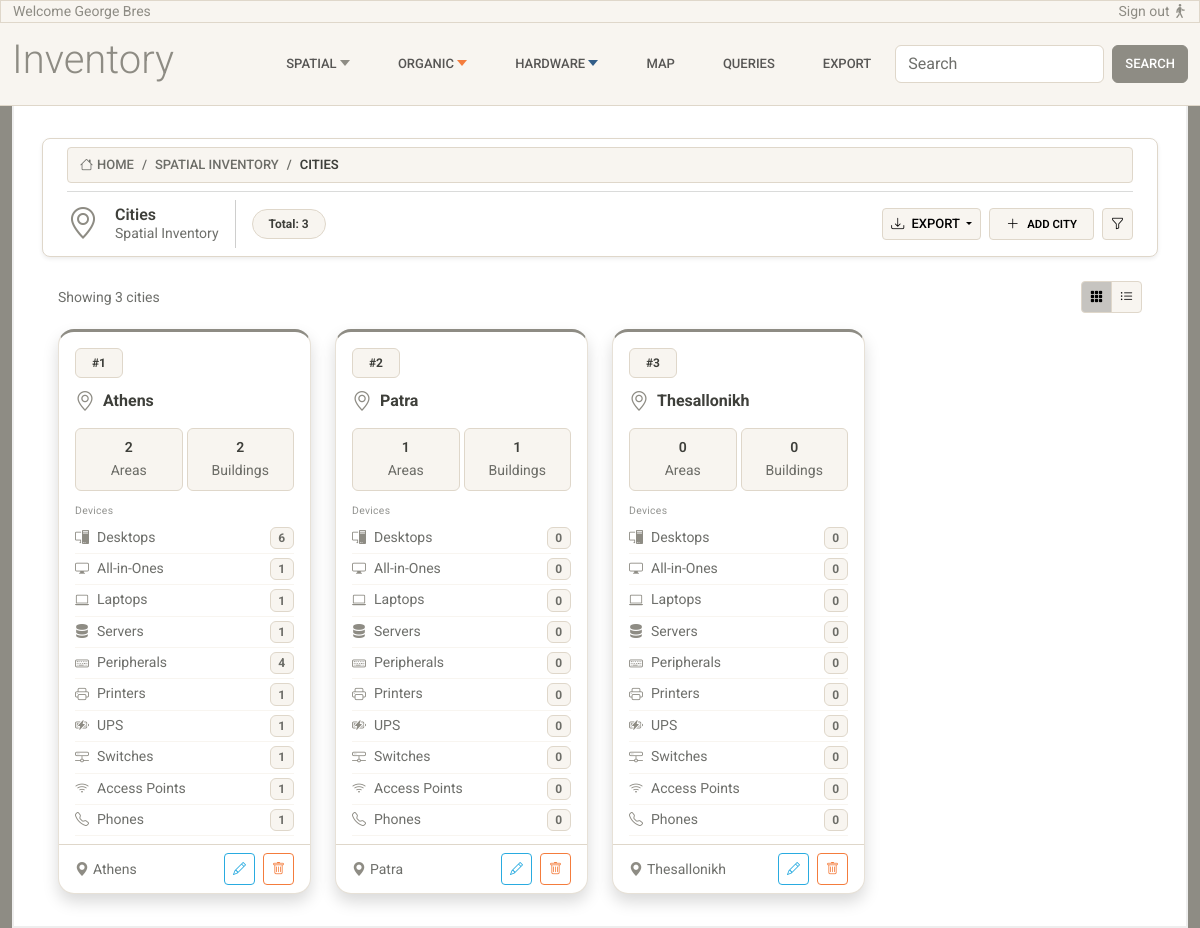
Screenshot of /cities/ with the database file from the repository.
### inventory/models.py (models this page shows, shortened)
class City(models.Model):
    name = models.CharField(max_length=150, unique=True)
    class Meta:
        verbose_name = "City"
        verbose_name_plural = "Cities"

### inventory/views.py (the view)
# urls.py: path('cities/', views.cities_list, name='cities-list'),
def cities_list(request):
    cities = City.objects.annotate(
        areas_count=Count("areas", distinct=True),
        buildings_count=Count("areas__buildings", distinct=True),
        floors_count=Count("areas__buildings__floors", distinct=True),
        desktops_count=Count(
            "areas__buildings__floors__rooms__spaces__devices__desktopcomputer",
            distinct=True,
        ),
        allinones_count=Count(
            "areas__buildings__floors__rooms__spaces__devices__allinonecomputer",
            distinct=True,
        ),
        laptops_count=Count(
            "areas__buildings__floors__rooms__spaces__devices__laptopcomputer",
            distinct=True,
        ),
        printers_count=Count(
            "areas__buildings__floors__rooms__spaces__devices__printer", distinct=True
        ),
        ups_count=Count(
            "areas__buildings__floors__rooms__spaces__devices__ups", distinct=True
        ),
        servers_count=Count(
            "areas__buildings__floors__rooms__spaces__devices__servercomputer",
            distinct=True,
        ),
        switches_count=Count(
            "areas__buildings__floors__rooms__spaces__devices__switch", distinct=True
        ),
        accesspoints_count=Count(
            "areas__buildings__floors__rooms__spaces__devices__accesspoint", distinct=True
        ),
        phones_count=Count(
            "areas__buildings__floors__rooms__spaces__devices__phone", distinct=True
        ),
        peripherals_count=Count(
            "areas__buildings__floors__rooms__spaces__devices__peripherals",
            distinct=True,
        ),
    )
    return render(request, "inventory/cities-list.html", {"cities": cities})

### inventory/templates/inventory/cities-list.html (shortened to what this page needs)
{% extends 'inventory/base.html' %}
{% load static %}
{% block content %}
<div class="container-fluid">
<nav class="navbar bg-white border shadow-sm sticky-top px-4 mb-4 rounded-3 z-1">
  <div class="w-100 mb-2">
    <nav aria-label="breadcrumb">
      <ol class="breadcrumb mb-0 small">
        <li class="breadcrumb-item">
          <a href="#" class="text-decoration-none text-muted">
            <i class="bi bi-house me-1"></i>Home
          </a>
        </li>
        <li class="breadcrumb-item">
          <a href="#" class="text-decoration-none text-muted">Spatial Inventory</a>
        </li>
        <li class="breadcrumb-item active text-dark fw-semibold" aria-current="page">Cities</li>
      </ol>
    </nav>
  </div>
  <hr class="w-100 mt-0 mb-2 text-muted opacity-25">
  <div class="d-flex align-items-center gap-3">
    <i class="bi bi-geo-alt text-secondary fs-2"></i>
    <div class="d-flex flex-column lh-sm">
      <span class="fw-semibold text-dark">Cities</span>
      <span class="text-muted small">Spatial Inventory</span>
    </div>
    <div class="d-flex align-items-center gap-2">
      <span class="badge bg-light text-dark border rounded-5 px-3 py-2">Total: {{ cities|length }}</span>
    </div>
  </div>
  <div class="d-flex align-items-center gap-2 ms-auto">
    <div class="dropdown">
      <button class="btn btn-sm btn-light border dropdown-toggle" data-bs-toggle="dropdown">
        <i class="bi bi-download me-1"></i> Export
      </button>
    </div>
    <a href="#" class="btn btn-sm btn-light border d-flex align-items-center gap-2 px-3">
      <i class="bi bi-plus-lg"></i>
      <span class="small fw-semibold">Add City</span>
    </a>
    <button class="btn btn-sm btn-light border">
      <i class="bi bi-funnel"></i>
    </button>
  </div>
</nav>
  <div class="d-flex justify-content-between align-items-center px-3 mb-3">
    <span class="text-muted small">Showing {{ cities|length }} cities</span>
    <div class="btn-group btn-group-sm">
      <button class="btn btn-light border active"><i class="bi bi-grid-3x3-gap-fill"></i></button>
      <button class="btn btn-light border"><i class="bi bi-list-ul"></i></button>
    </div>
  </div>
  <div class="px-3">
    <div class="row g-4" data-masonry='{"percentPosition": true, "horizontalOrder": true}'>
      {% for city in cities %}
      <div class="col-12 col-sm-6 col-md-4 col-lg-3">
        <div class="card h-100 shadow rounded-4 overflow-hidden card-hover card-spatial">
          <div class="card-header bg-transparent border-0 pt-3 pb-1 px-3">
            <div class="d-flex justify-content-between align-items-center mb-2">
              <span
                class="badge bg-light text-dark border rounded-2 px-3 py-2">#{{ forloop.counter|stringformat:"d" }}</span>
            </div>
            <div class="d-flex align-items-center gap-2">
              <i class="bi bi-geo-alt text-secondary fs-5"></i>
              <div>
                <span class="fw-bold text-dark">{{ city.name|capfirst }}</span>
              </div>
            </div>
          </div>
          <div class="card-body pt-2 pb-2 px-3">
            <div class="row g-1">
              <div class="col-6">
                <div class="bg-light border rounded p-2 text-center">
                  <span class="fw-semibold small d-block">{{ city.areas_count }}</span>
                  <span class="text-muted small">Areas</span>
                </div>
              </div>
              <div class="col-6">
                <div class="bg-light border rounded p-2 text-center">
                  <span class="fw-semibold small d-block">{{ city.buildings_count }}</span>
                  <span class="text-muted small">Buildings</span>
                </div>
              </div>
            </div>
          </div>
          <div class="px-3 pt-1 pb-2">
            <span class="text-muted opacity-75 section-label d-block mb-1">Devices</span>
            <div class="d-flex align-items-center gap-2 py-1 border-bottom border-light">
              <i class="bi bi-pc-display text-secondary small"></i>
              <div class="d-flex justify-content-between w-100">
                <span class="text-muted small">Desktops</span>
                <span class="badge bg-light text-muted border">{{ city.desktops_count }}</span>
              </div>
            </div>
            <div class="d-flex align-items-center gap-2 py-1 border-bottom border-light">
              <i class="bi bi-display text-secondary small"></i>
              <div class="d-flex justify-content-between w-100">
                <span class="text-muted small">All-in-Ones</span>
                <span class="badge bg-light text-muted border">{{ city.allinones_count }}</span>
              </div>
            </div>
            <div class="d-flex align-items-center gap-2 py-1 border-bottom border-light">
              <i class="bi bi-laptop text-secondary small"></i>
              <div class="d-flex justify-content-between w-100">
                <span class="text-muted small">Laptops</span>
                <span class="badge bg-light text-muted border">{{ city.laptops_count }}</span>
              </div>
            </div>
            <div class="d-flex align-items-center gap-2 py-1 border-bottom border-light">
              <i class="bi bi-server text-secondary small"></i>
              <div class="d-flex justify-content-between w-100">
                <span class="text-muted small">Servers</span>
                <span class="badge bg-light text-muted border">{{ city.servers_count }}</span>
              </div>
            </div>
            <div class="d-flex align-items-center gap-2 py-1 border-bottom border-light">
              <i class="bi bi-keyboard text-secondary small"></i>
              <div class="d-flex justify-content-between w-100">
                <span class="text-muted small">Peripherals</span>
                <span class="badge bg-light text-muted border">{{ city.peripherals_count }}</span>
              </div>
            </div>
            <div class="d-flex align-items-center gap-2 py-1 border-bottom border-light">
              <i class="bi bi-printer text-secondary small"></i>
              <div class="d-flex justify-content-between w-100">
                <span class="text-muted small">Printers</span>
                <span class="badge bg-light text-muted border">{{ city.printers_count }}</span>
              </div>
            </div>
            <div class="d-flex align-items-center gap-2 py-1 border-bottom border-light">
              <i class="bi bi-battery-charging text-secondary small"></i>
              <div class="d-flex justify-content-between w-100">
                <span class="text-muted small">UPS</span>
                <span class="badge bg-light text-muted border">{{ city.ups_count }}</span>
              </div>
            </div>
            <div class="d-flex align-items-center gap-2 py-1 border-bottom border-light">
              <i class="bi bi-hdd-network text-secondary small"></i>
              <div class="d-flex justify-content-between w-100">
                <span class="text-muted small">Switches</span>
                <span class="badge bg-light text-muted border">{{ city.switches_count }}</span>
              </div>
            </div>
            <div class="d-flex align-items-center gap-2 py-1 border-bottom border-light">
              <i class="bi bi-wifi text-secondary small"></i>
              <div class="d-flex justify-content-between w-100">
                <span class="text-muted small">Access Points</span>
                <span class="badge bg-light text-muted border">{{ city.accesspoints_count }}</span>
              </div>
            </div>
            <div class="d-flex align-items-center gap-2 py-1 border-bottom border-light">
              <i class="bi bi-telephone text-secondary small"></i>
              <div class="d-flex justify-content-between w-100">
                <span class="text-muted small">Phones</span>
                <span class="badge bg-light text-muted border">{{ city.phones_count }}</span>
              </div>
            </div>
          </div>
          <div class="d-flex justify-content-between align-items-center px-3 py-2 border-top">
            <div class="d-flex align-items-center gap-1 small text-muted">
              <i class="bi bi-geo-alt-fill text-secondary"></i>
              {{ city.name|capfirst }}
            </div>
             <div class="d-flex gap-2">
              <button class="btn btn-sm btn-outline-info border-1"><i class="bi bi-pencil"></i></button>
              <button class="btn btn-sm btn-outline-warning border-1"><i class="bi bi-trash"></i></button>
            </div>
          </div>
        </div>
      </div>
      {% endfor %}
    </div>
  </div>
</div>
{% endblock %}

### inventory/static/inventory/css/base.css (style rules this page uses)
body { padding-top: 0px; }
.card { border-radius: 0.5rem; }
.card-hover { transition: transform .2s ease-in-out, box-shadow .2s ease-in-out; }
.section-label { font-size: 0.65rem; letter-spacing: 0.03em; }
.card-spatial { border-top: 3px solid var(--bs-secondary) !important; }

### rows the page displays
City: name "Athens", areas_count "2", buildings_count "2", desktops_count "6", allinones_count "1", laptops_count "1", servers_count "1", peripherals_count "4", printers_count "1", ups_count "1", switches_count "1", accesspoints_count "1", phones_count "1"
City: name "Patra", areas_count "1", buildings_count "1", desktops_count "0", allinones_count "0", laptops_count "0", servers_count "0", peripherals_count "0", printers_count "0", ups_count "0", switches_count "0", accesspoints_count "0", phones_count "0"
City: name "Thesallonikh", areas_count "0", buildings_count "0", desktops_count "0", allinones_count "0", laptops_count "0", servers_count "0", peripherals_count "0", printers_count "0", ups_count "0", switches_count "0", accesspoints_count "0", phones_count "0"

### other values shown
{{ cities|length }} "3"
